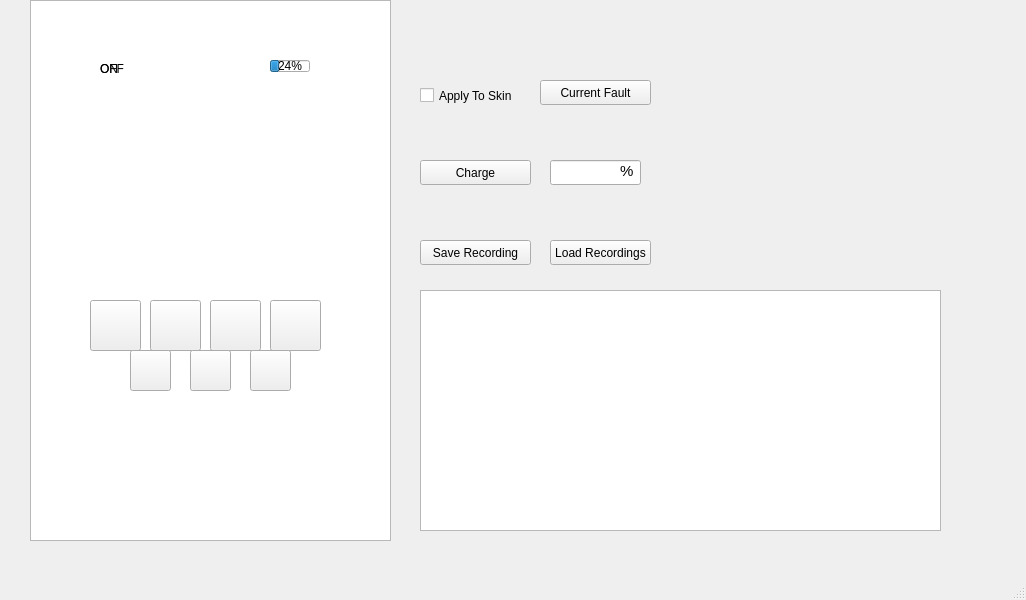
<?xml version="1.0" encoding="UTF-8"?>
<ui version="4.0">
 <class>MainWindow</class>
 <widget class="QMainWindow" name="MainWindow">
  <property name="geometry">
   <rect>
    <x>0</x>
    <y>0</y>
    <width>1026</width>
    <height>600</height>
   </rect>
  </property>
  <property name="windowTitle">
   <string>MainWindow</string>
  </property>
  <widget class="QWidget" name="centralwidget">
   <widget class="QWidget" name="widget" native="true">
    <property name="geometry">
     <rect>
      <x>20</x>
      <y>-10</y>
      <width>371</width>
      <height>551</height>
     </rect>
    </property>
    <widget class="QGraphicsView" name="powerOffScreen">
     <property name="geometry">
      <rect>
       <x>60</x>
       <y>60</y>
       <width>251</width>
       <height>251</height>
      </rect>
     </property>
     <property name="styleSheet">
      <string notr="true">background-color: rgb(0, 0, 0);</string>
     </property>
    </widget>
    <widget class="QGraphicsView" name="displayScreen">
     <property name="geometry">
      <rect>
       <x>60</x>
       <y>60</y>
       <width>251</width>
       <height>251</height>
      </rect>
     </property>
    </widget>
    <widget class="QLabel" name="frequencyLabel">
     <property name="geometry">
      <rect>
       <x>80</x>
       <y>270</y>
       <width>54</width>
       <height>17</height>
      </rect>
     </property>
     <property name="text">
      <string/>
     </property>
    </widget>
    <widget class="QLabel" name="waveformLabel">
     <property name="geometry">
      <rect>
       <x>240</x>
       <y>270</y>
       <width>54</width>
       <height>17</height>
      </rect>
     </property>
     <property name="text">
      <string/>
     </property>
    </widget>
    <widget class="QLabel" name="timeLabel_20min">
     <property name="geometry">
      <rect>
       <x>100</x>
       <y>140</y>
       <width>54</width>
       <height>17</height>
      </rect>
     </property>
     <property name="styleSheet">
      <string notr="true">font: 16pt &quot;Noto Sans&quot;;</string>
     </property>
     <property name="text">
      <string/>
     </property>
    </widget>
    <widget class="QLabel" name="timeLabel_40min">
     <property name="geometry">
      <rect>
       <x>160</x>
       <y>140</y>
       <width>54</width>
       <height>17</height>
      </rect>
     </property>
     <property name="styleSheet">
      <string notr="true">font: 16pt &quot;Noto Sans&quot;;</string>
     </property>
     <property name="text">
      <string/>
     </property>
    </widget>
    <widget class="QLabel" name="timeLabel_60min">
     <property name="geometry">
      <rect>
       <x>220</x>
       <y>140</y>
       <width>54</width>
       <height>17</height>
      </rect>
     </property>
     <property name="styleSheet">
      <string notr="true">font: 16pt &quot;Noto Sans&quot;;</string>
     </property>
     <property name="text">
      <string/>
     </property>
    </widget>
    <widget class="QLabel" name="current_8">
     <property name="enabled">
      <bool>true</bool>
     </property>
     <property name="geometry">
      <rect>
       <x>230</x>
       <y>220</y>
       <width>14</width>
       <height>19</height>
      </rect>
     </property>
     <property name="minimumSize">
      <size>
       <width>14</width>
       <height>19</height>
      </size>
     </property>
     <property name="maximumSize">
      <size>
       <width>14</width>
       <height>19</height>
      </size>
     </property>
     <property name="styleSheet">
      <string notr="true">background-color: rgb(0, 0, 0);</string>
     </property>
     <property name="text">
      <string/>
     </property>
    </widget>
    <widget class="QLabel" name="current_5">
     <property name="enabled">
      <bool>true</bool>
     </property>
     <property name="geometry">
      <rect>
       <x>170</x>
       <y>220</y>
       <width>14</width>
       <height>19</height>
      </rect>
     </property>
     <property name="minimumSize">
      <size>
       <width>14</width>
       <height>19</height>
      </size>
     </property>
     <property name="maximumSize">
      <size>
       <width>14</width>
       <height>19</height>
      </size>
     </property>
     <property name="styleSheet">
      <string notr="true">background-color: rgb(0, 0, 0);</string>
     </property>
     <property name="text">
      <string/>
     </property>
    </widget>
    <widget class="QLabel" name="current_3">
     <property name="enabled">
      <bool>true</bool>
     </property>
     <property name="geometry">
      <rect>
       <x>130</x>
       <y>220</y>
       <width>14</width>
       <height>19</height>
      </rect>
     </property>
     <property name="minimumSize">
      <size>
       <width>14</width>
       <height>19</height>
      </size>
     </property>
     <property name="maximumSize">
      <size>
       <width>14</width>
       <height>19</height>
      </size>
     </property>
     <property name="styleSheet">
      <string notr="true">background-color: rgb(0, 0, 0);</string>
     </property>
     <property name="text">
      <string/>
     </property>
    </widget>
    <widget class="QLabel" name="current_1">
     <property name="enabled">
      <bool>true</bool>
     </property>
     <property name="geometry">
      <rect>
       <x>90</x>
       <y>220</y>
       <width>14</width>
       <height>19</height>
      </rect>
     </property>
     <property name="minimumSize">
      <size>
       <width>14</width>
       <height>19</height>
      </size>
     </property>
     <property name="maximumSize">
      <size>
       <width>14</width>
       <height>19</height>
      </size>
     </property>
     <property name="styleSheet">
      <string notr="true">background-color: rgb(0, 0, 0);</string>
     </property>
     <property name="text">
      <string/>
     </property>
    </widget>
    <widget class="QLabel" name="current_10">
     <property name="enabled">
      <bool>true</bool>
     </property>
     <property name="geometry">
      <rect>
       <x>270</x>
       <y>220</y>
       <width>14</width>
       <height>19</height>
      </rect>
     </property>
     <property name="minimumSize">
      <size>
       <width>14</width>
       <height>19</height>
      </size>
     </property>
     <property name="maximumSize">
      <size>
       <width>14</width>
       <height>19</height>
      </size>
     </property>
     <property name="styleSheet">
      <string notr="true">background-color: rgb(0, 0, 0);</string>
     </property>
     <property name="text">
      <string/>
     </property>
    </widget>
    <widget class="QLabel" name="current_6">
     <property name="enabled">
      <bool>true</bool>
     </property>
     <property name="geometry">
      <rect>
       <x>190</x>
       <y>220</y>
       <width>14</width>
       <height>19</height>
      </rect>
     </property>
     <property name="minimumSize">
      <size>
       <width>14</width>
       <height>19</height>
      </size>
     </property>
     <property name="maximumSize">
      <size>
       <width>14</width>
       <height>19</height>
      </size>
     </property>
     <property name="styleSheet">
      <string notr="true">background-color: rgb(0, 0, 0);</string>
     </property>
     <property name="text">
      <string/>
     </property>
    </widget>
    <widget class="QLabel" name="current_9">
     <property name="enabled">
      <bool>true</bool>
     </property>
     <property name="geometry">
      <rect>
       <x>250</x>
       <y>220</y>
       <width>14</width>
       <height>19</height>
      </rect>
     </property>
     <property name="minimumSize">
      <size>
       <width>14</width>
       <height>19</height>
      </size>
     </property>
     <property name="maximumSize">
      <size>
       <width>14</width>
       <height>19</height>
      </size>
     </property>
     <property name="styleSheet">
      <string notr="true">background-color: rgb(0, 0, 0);</string>
     </property>
     <property name="text">
      <string/>
     </property>
    </widget>
    <widget class="QLabel" name="current_4">
     <property name="enabled">
      <bool>true</bool>
     </property>
     <property name="geometry">
      <rect>
       <x>150</x>
       <y>220</y>
       <width>14</width>
       <height>19</height>
      </rect>
     </property>
     <property name="minimumSize">
      <size>
       <width>14</width>
       <height>19</height>
      </size>
     </property>
     <property name="maximumSize">
      <size>
       <width>14</width>
       <height>19</height>
      </size>
     </property>
     <property name="styleSheet">
      <string notr="true">background-color: rgb(0, 0, 0);</string>
     </property>
     <property name="text">
      <string/>
     </property>
    </widget>
    <widget class="QLabel" name="current_2">
     <property name="enabled">
      <bool>true</bool>
     </property>
     <property name="geometry">
      <rect>
       <x>110</x>
       <y>220</y>
       <width>14</width>
       <height>19</height>
      </rect>
     </property>
     <property name="minimumSize">
      <size>
       <width>14</width>
       <height>19</height>
      </size>
     </property>
     <property name="maximumSize">
      <size>
       <width>14</width>
       <height>19</height>
      </size>
     </property>
     <property name="styleSheet">
      <string notr="true">background-color: rgb(0, 0, 0);</string>
     </property>
     <property name="text">
      <string/>
     </property>
    </widget>
    <widget class="QLabel" name="current_7">
     <property name="enabled">
      <bool>true</bool>
     </property>
     <property name="geometry">
      <rect>
       <x>210</x>
       <y>220</y>
       <width>14</width>
       <height>19</height>
      </rect>
     </property>
     <property name="minimumSize">
      <size>
       <width>14</width>
       <height>19</height>
      </size>
     </property>
     <property name="maximumSize">
      <size>
       <width>14</width>
       <height>19</height>
      </size>
     </property>
     <property name="styleSheet">
      <string notr="true">background-color: rgb(0, 0, 0);</string>
     </property>
     <property name="text">
      <string/>
     </property>
    </widget>
    <widget class="QGraphicsView" name="deviceView">
     <property name="geometry">
      <rect>
       <x>10</x>
       <y>10</y>
       <width>361</width>
       <height>541</height>
      </rect>
     </property>
     <property name="styleSheet">
      <string notr="true">border-image: url(:/res/device.png);</string>
     </property>
    </widget>
    <widget class="QPushButton" name="increaseCurrentButton">
     <property name="geometry">
      <rect>
       <x>130</x>
       <y>310</y>
       <width>51</width>
       <height>51</height>
      </rect>
     </property>
     <property name="styleSheet">
      <string notr="true">border-image: url(:/res/upButton.svg);</string>
     </property>
     <property name="text">
      <string/>
     </property>
    </widget>
    <widget class="QPushButton" name="decreaseCurrentButton">
     <property name="geometry">
      <rect>
       <x>190</x>
       <y>310</y>
       <width>51</width>
       <height>51</height>
      </rect>
     </property>
     <property name="styleSheet">
      <string notr="true">border-image: url(:/res/downButton.svg);</string>
     </property>
     <property name="text">
      <string/>
     </property>
    </widget>
    <widget class="QPushButton" name="frequencyButton">
     <property name="geometry">
      <rect>
       <x>70</x>
       <y>310</y>
       <width>51</width>
       <height>51</height>
      </rect>
     </property>
     <property name="styleSheet">
      <string notr="true">border-image: url(:/res/freqButton.svg);</string>
     </property>
     <property name="text">
      <string/>
     </property>
    </widget>
    <widget class="QPushButton" name="waveformButton">
     <property name="geometry">
      <rect>
       <x>250</x>
       <y>310</y>
       <width>51</width>
       <height>51</height>
      </rect>
     </property>
     <property name="styleSheet">
      <string notr="true">border-image: url(:/res/waveButton.svg);</string>
     </property>
     <property name="text">
      <string/>
     </property>
    </widget>
    <widget class="QPushButton" name="timeButton">
     <property name="geometry">
      <rect>
       <x>110</x>
       <y>360</y>
       <width>41</width>
       <height>41</height>
      </rect>
     </property>
     <property name="styleSheet">
      <string notr="true">border-image: url(:/res/timeButton.svg);</string>
     </property>
     <property name="text">
      <string/>
     </property>
    </widget>
    <widget class="QPushButton" name="powerButton">
     <property name="geometry">
      <rect>
       <x>230</x>
       <y>360</y>
       <width>41</width>
       <height>41</height>
      </rect>
     </property>
     <property name="styleSheet">
      <string notr="true">border-image: url(:/res/powerButton.svg);</string>
     </property>
     <property name="text">
      <string/>
     </property>
    </widget>
    <widget class="QLabel" name="onLabel">
     <property name="geometry">
      <rect>
       <x>80</x>
       <y>70</y>
       <width>54</width>
       <height>17</height>
      </rect>
     </property>
     <property name="text">
      <string>ON</string>
     </property>
    </widget>
    <widget class="QLabel" name="offLabel">
     <property name="geometry">
      <rect>
       <x>80</x>
       <y>70</y>
       <width>54</width>
       <height>17</height>
      </rect>
     </property>
     <property name="text">
      <string>OFF</string>
     </property>
    </widget>
    <widget class="QLabel" name="countdownLabel">
     <property name="geometry">
      <rect>
       <x>150</x>
       <y>170</y>
       <width>81</width>
       <height>41</height>
      </rect>
     </property>
     <property name="styleSheet">
      <string notr="true">font: 20pt &quot;Noto Sans&quot;;</string>
     </property>
     <property name="text">
      <string/>
     </property>
    </widget>
    <widget class="QProgressBar" name="batteryBar">
     <property name="geometry">
      <rect>
       <x>250</x>
       <y>70</y>
       <width>40</width>
       <height>12</height>
      </rect>
     </property>
     <property name="minimumSize">
      <size>
       <width>40</width>
       <height>12</height>
      </size>
     </property>
     <property name="maximumSize">
      <size>
       <width>40</width>
       <height>12</height>
      </size>
     </property>
     <property name="value">
      <number>24</number>
     </property>
    </widget>
    <widget class="QLabel" name="lowBatteryWarning_2P">
     <property name="geometry">
      <rect>
       <x>80</x>
       <y>90</y>
       <width>201</width>
       <height>17</height>
      </rect>
     </property>
     <property name="minimumSize">
      <size>
       <width>201</width>
       <height>17</height>
      </size>
     </property>
     <property name="maximumSize">
      <size>
       <width>201</width>
       <height>17</height>
      </size>
     </property>
     <property name="font">
      <font>
       <pointsize>8</pointsize>
      </font>
     </property>
     <property name="styleSheet">
      <string notr="true">color: rgb(164, 0, 0);</string>
     </property>
     <property name="text">
      <string/>
     </property>
    </widget>
    <widget class="QLabel" name="lowBatteryWarning_5P">
     <property name="geometry">
      <rect>
       <x>90</x>
       <y>100</y>
       <width>201</width>
       <height>17</height>
      </rect>
     </property>
     <property name="minimumSize">
      <size>
       <width>201</width>
       <height>17</height>
      </size>
     </property>
     <property name="maximumSize">
      <size>
       <width>201</width>
       <height>17</height>
      </size>
     </property>
     <property name="font">
      <font>
       <pointsize>8</pointsize>
      </font>
     </property>
     <property name="styleSheet">
      <string notr="true">color: rgb(128,128,0);</string>
     </property>
     <property name="text">
      <string/>
     </property>
    </widget>
    <widget class="QPushButton" name="recordButton">
     <property name="geometry">
      <rect>
       <x>170</x>
       <y>360</y>
       <width>41</width>
       <height>41</height>
      </rect>
     </property>
     <property name="styleSheet">
      <string notr="true">border-image: url(:/res/recordButton.svg);</string>
     </property>
     <property name="text">
      <string/>
     </property>
    </widget>
    <zorder>powerOffScreen</zorder>
    <zorder>displayScreen</zorder>
    <zorder>current_9</zorder>
    <zorder>current_3</zorder>
    <zorder>current_1</zorder>
    <zorder>current_6</zorder>
    <zorder>current_2</zorder>
    <zorder>current_10</zorder>
    <zorder>current_8</zorder>
    <zorder>current_4</zorder>
    <zorder>current_7</zorder>
    <zorder>current_5</zorder>
    <zorder>timeLabel_40min</zorder>
    <zorder>timeLabel_20min</zorder>
    <zorder>frequencyLabel</zorder>
    <zorder>waveformLabel</zorder>
    <zorder>deviceView</zorder>
    <zorder>increaseCurrentButton</zorder>
    <zorder>decreaseCurrentButton</zorder>
    <zorder>frequencyButton</zorder>
    <zorder>waveformButton</zorder>
    <zorder>timeButton</zorder>
    <zorder>powerButton</zorder>
    <zorder>offLabel</zorder>
    <zorder>onLabel</zorder>
    <zorder>countdownLabel</zorder>
    <zorder>timeLabel_60min</zorder>
    <zorder>lowBatteryWarning_2P</zorder>
    <zorder>lowBatteryWarning_5P</zorder>
    <zorder>batteryBar</zorder>
    <zorder>recordButton</zorder>
   </widget>
   <widget class="QCheckBox" name="checkBox">
    <property name="geometry">
     <rect>
      <x>420</x>
      <y>70</y>
      <width>101</width>
      <height>51</height>
     </rect>
    </property>
    <property name="text">
     <string>Apply To Skin</string>
    </property>
   </widget>
   <widget class="QPushButton" name="chargeButton">
    <property name="geometry">
     <rect>
      <x>420</x>
      <y>160</y>
      <width>111</width>
      <height>25</height>
     </rect>
    </property>
    <property name="text">
     <string>Charge</string>
    </property>
   </widget>
   <widget class="QPushButton" name="SaveRecordingButton">
    <property name="geometry">
     <rect>
      <x>420</x>
      <y>240</y>
      <width>111</width>
      <height>25</height>
     </rect>
    </property>
    <property name="text">
     <string>Save Recording</string>
    </property>
   </widget>
   <widget class="QPushButton" name="LoadRecordingButton">
    <property name="geometry">
     <rect>
      <x>550</x>
      <y>240</y>
      <width>101</width>
      <height>25</height>
     </rect>
    </property>
    <property name="text">
     <string>Load Recordings</string>
    </property>
   </widget>
   <widget class="QLineEdit" name="batteryLineEdit">
    <property name="geometry">
     <rect>
      <x>550</x>
      <y>160</y>
      <width>91</width>
      <height>25</height>
     </rect>
    </property>
   </widget>
   <widget class="QTableView" name="RecordView">
    <property name="geometry">
     <rect>
      <x>420</x>
      <y>290</y>
      <width>521</width>
      <height>241</height>
     </rect>
    </property>
   </widget>
   <widget class="QLabel" name="percentLabel">
    <property name="geometry">
     <rect>
      <x>620</x>
      <y>160</y>
      <width>16</width>
      <height>21</height>
     </rect>
    </property>
    <property name="minimumSize">
     <size>
      <width>16</width>
      <height>21</height>
     </size>
    </property>
    <property name="maximumSize">
     <size>
      <width>16</width>
      <height>21</height>
     </size>
    </property>
    <property name="font">
     <font>
      <pointsize>11</pointsize>
     </font>
    </property>
    <property name="text">
     <string>%</string>
    </property>
   </widget>
   <widget class="QPushButton" name="currentFaultButton">
    <property name="geometry">
     <rect>
      <x>540</x>
      <y>80</y>
      <width>111</width>
      <height>25</height>
     </rect>
    </property>
    <property name="text">
     <string>Current Fault</string>
    </property>
   </widget>
  </widget>
  <widget class="QMenuBar" name="menubar">
   <property name="geometry">
    <rect>
     <x>0</x>
     <y>0</y>
     <width>1026</width>
     <height>22</height>
    </rect>
   </property>
  </widget>
  <widget class="QStatusBar" name="statusbar"/>
 </widget>
 <resources/>
 <connections/>
</ui>
